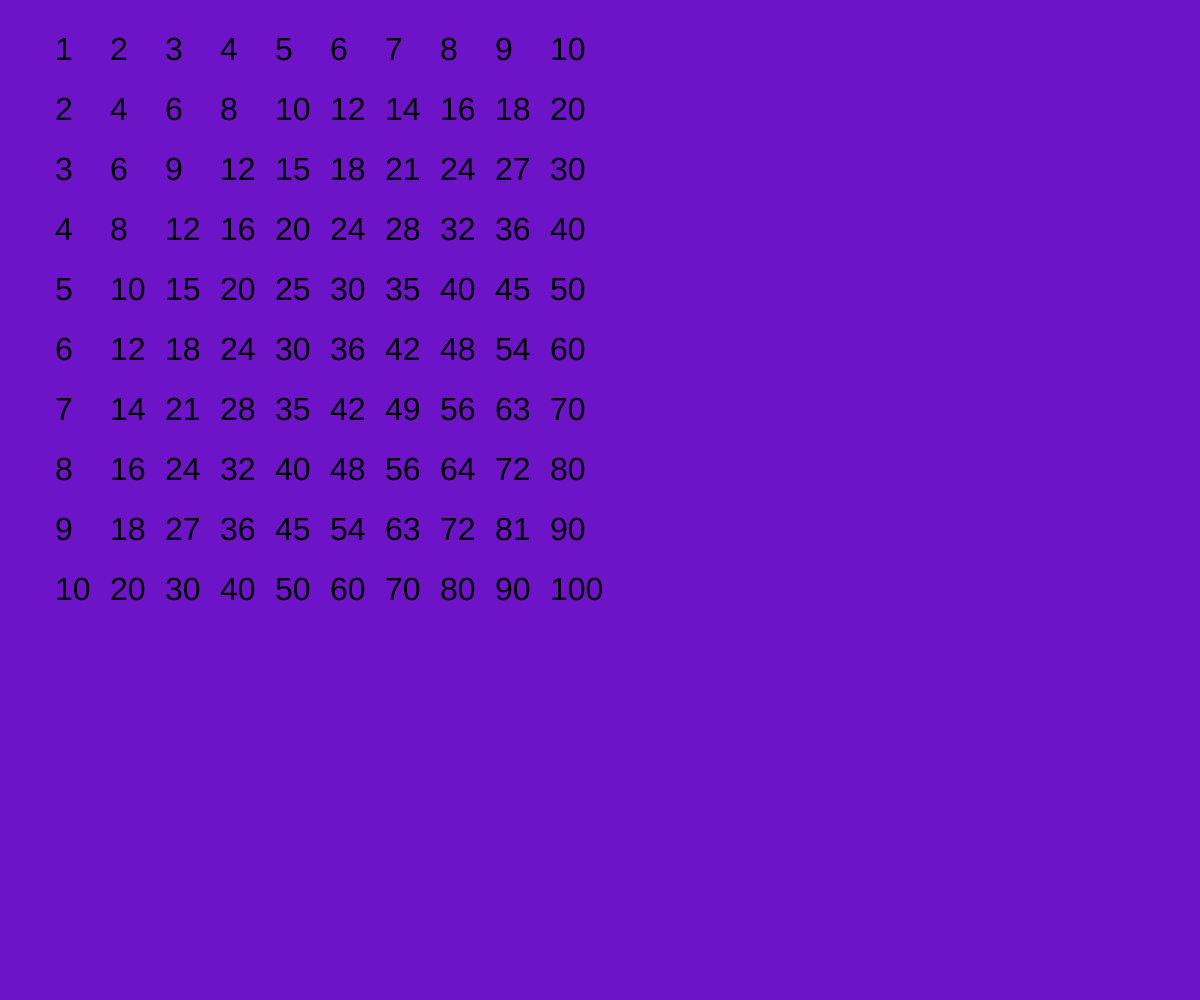
Frame 1 (no input)
Frame 60 (no input): identical to frame 1, image omitted
Frame 120 (the mouse pressed at the canvas centre since frame 60): identical to frame 1, image omitted

The p5.js sketch that drew this single still picture (run headless with seeded random() and noise() and a simulated clock; from frame 60 on, the mouse is pressed at the canvas centre):

// p5.js sketch
// ── sketch.js
function setup() {
  // put setup code here
  createCanvas(windowWidth, windowHeight);


}

function draw() {
  // put drawing code here

  background(110,20,200);
  textSize(32);
//text("Hallo der" , 100, 50);

for(let i = 1; i<=10; i = i+1){
  for(let j= 1; j<=10; j=j+1){
      text(i*j,i*55,j*60)
  }
}


}
//for(let x = 10; x<100; x=x+10){
// kode som skal gjennomføres
//}
// x= 10 er variabel (teller)
// < er betigelse
// x+10 er hva som skal skje etter hver runde



//  for (let x = 13,y=10; x<1000 && y<1000; x=x+50, y = y+50){
  //  circle(13,y,25);
    //circle(x,13,25);
//    circle(x,y,25);
  //  circle(x,387,25);
    //circle(387,y,25);
